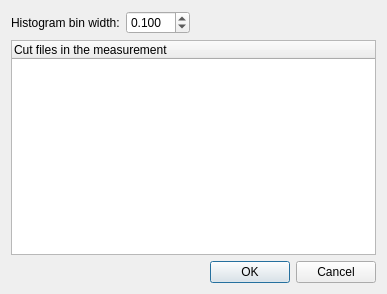
<?xml version="1.0" encoding="UTF-8"?>
<ui version="4.0">
 <class>Dialog</class>
 <widget class="QDialog" name="Dialog">
  <property name="geometry">
   <rect>
    <x>0</x>
    <y>0</y>
    <width>387</width>
    <height>294</height>
   </rect>
  </property>
  <property name="windowTitle">
   <string>Create Energy Spectrum</string>
  </property>
  <layout class="QGridLayout" name="gridLayout">
   <item row="1" column="0">
    <widget class="QTreeWidget" name="treeWidget">
     <column>
      <property name="text">
       <string>Cut files in the measurement</string>
      </property>
     </column>
    </widget>
   </item>
   <item row="0" column="0">
    <layout class="QHBoxLayout" name="horizontalLayout">
     <item>
      <widget class="QLabel" name="histogramTicksLabel">
       <property name="text">
        <string>Histogram bin width:</string>
       </property>
      </widget>
     </item>
     <item>
      <widget class="QDoubleSpinBox" name="histogramTicksDoubleSpinBox">
       <property name="decimals">
        <number>3</number>
       </property>
       <property name="maximum">
        <double>10.000000000000000</double>
       </property>
       <property name="singleStep">
        <double>0.010000000000000</double>
       </property>
       <property name="value">
        <double>0.100000000000000</double>
       </property>
      </widget>
     </item>
     <item>
      <spacer name="horizontalSpacer">
       <property name="orientation">
        <enum>Qt::Horizontal</enum>
       </property>
       <property name="sizeHint" stdset="0">
        <size>
         <width>40</width>
         <height>20</height>
        </size>
       </property>
      </spacer>
     </item>
    </layout>
   </item>
   <item row="2" column="0">
    <layout class="QHBoxLayout" name="horizontalLayout_2">
     <item>
      <spacer name="horizontalSpacer_2">
       <property name="orientation">
        <enum>Qt::Horizontal</enum>
       </property>
       <property name="sizeHint" stdset="0">
        <size>
         <width>40</width>
         <height>20</height>
        </size>
       </property>
      </spacer>
     </item>
     <item>
      <widget class="QPushButton" name="pushButton_OK">
       <property name="text">
        <string>OK</string>
       </property>
      </widget>
     </item>
     <item>
      <widget class="QPushButton" name="pushButton_Cancel">
       <property name="text">
        <string>Cancel</string>
       </property>
      </widget>
     </item>
    </layout>
   </item>
  </layout>
 </widget>
 <tabstops>
  <tabstop>histogramTicksDoubleSpinBox</tabstop>
  <tabstop>treeWidget</tabstop>
  <tabstop>pushButton_OK</tabstop>
  <tabstop>pushButton_Cancel</tabstop>
 </tabstops>
 <resources/>
 <connections/>
</ui>
